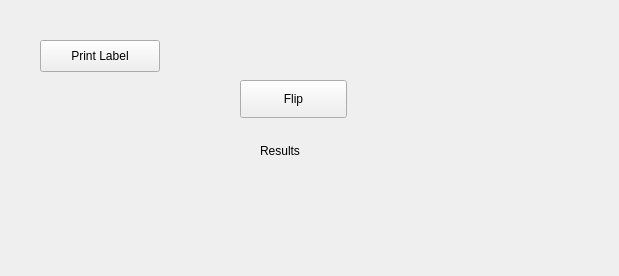
<?xml version="1.0" encoding="UTF-8"?>
<ui version="4.0">
 <class>MainWindow</class>
 <widget class="QMainWindow" name="MainWindow">
  <property name="geometry">
   <rect>
    <x>0</x>
    <y>0</y>
    <width>619</width>
    <height>276</height>
   </rect>
  </property>
  <widget class="QWidget" name="centralwidget">
   <widget class="QPushButton" name="printButton">
    <property name="geometry">
     <rect>
      <x>40</x>
      <y>40</y>
      <width>120</width>
      <height>32</height>
     </rect>
    </property>
    <property name="text">
     <string>Print Label</string>
    </property>
   </widget>
   <widget class="QPushButton" name="button">
    <property name="geometry">
     <rect>
      <x>240</x>
      <y>80</y>
      <width>107</width>
      <height>38</height>
     </rect>
    </property>
    <property name="text">
     <string>Flip</string>
    </property>
   </widget>
   <widget class="QLabel" name="flip">
    <property name="geometry">
     <rect>
      <x>260</x>
      <y>140</y>
      <width>71</width>
      <height>22</height>
     </rect>
    </property>
    <property name="text">
     <string>Results</string>
    </property>
   </widget>
  </widget>
 </widget>
 <resources/>
 <connections/>
</ui>
